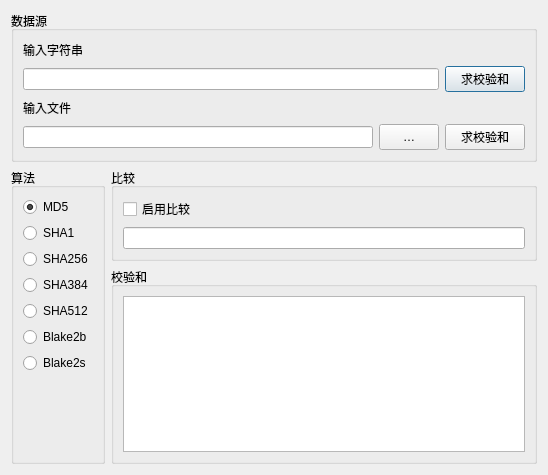
<?xml version="1.0" encoding="UTF-8"?>
<ui version="4.0">
 <class>ChecksumDialog</class>
 <widget class="QDialog" name="ChecksumDialog">
  <property name="geometry">
   <rect>
    <x>0</x>
    <y>0</y>
    <width>537</width>
    <height>475</height>
   </rect>
  </property>
  <property name="windowTitle">
   <string>校验和计算器Ver1.0</string>
  </property>
  <layout class="QVBoxLayout" name="verticalLayout_7">
   <item>
    <widget class="QGroupBox" name="groupBox">
     <property name="title">
      <string>数据源</string>
     </property>
     <layout class="QVBoxLayout" name="verticalLayout">
      <item>
       <layout class="QHBoxLayout" name="horizontalLayout_2">
        <item>
         <widget class="QLabel" name="label">
          <property name="text">
           <string>输入字符串</string>
          </property>
         </widget>
        </item>
        <item>
         <spacer name="horizontalSpacer">
          <property name="orientation">
           <enum>Qt::Horizontal</enum>
          </property>
          <property name="sizeHint" stdset="0">
           <size>
            <width>40</width>
            <height>20</height>
           </size>
          </property>
         </spacer>
        </item>
       </layout>
      </item>
      <item>
       <layout class="QHBoxLayout" name="horizontalLayout">
        <item>
         <widget class="QLineEdit" name="m_leString"/>
        </item>
        <item>
         <widget class="QPushButton" name="m_pbGenerateString">
          <property name="text">
           <string>求校验和</string>
          </property>
         </widget>
        </item>
       </layout>
      </item>
      <item>
       <layout class="QHBoxLayout" name="horizontalLayout_3">
        <item>
         <widget class="QLabel" name="label_2">
          <property name="text">
           <string>输入文件</string>
          </property>
         </widget>
        </item>
        <item>
         <spacer name="horizontalSpacer_2">
          <property name="orientation">
           <enum>Qt::Horizontal</enum>
          </property>
          <property name="sizeHint" stdset="0">
           <size>
            <width>40</width>
            <height>20</height>
           </size>
          </property>
         </spacer>
        </item>
       </layout>
      </item>
      <item>
       <layout class="QHBoxLayout" name="horizontalLayout_4">
        <item>
         <widget class="QLineEdit" name="m_leFile">
          <property name="sizePolicy">
           <sizepolicy hsizetype="Expanding" vsizetype="Fixed">
            <horstretch>0</horstretch>
            <verstretch>0</verstretch>
           </sizepolicy>
          </property>
          <property name="minimumSize">
           <size>
            <width>350</width>
            <height>0</height>
           </size>
          </property>
         </widget>
        </item>
        <item>
         <widget class="QPushButton" name="m_pbOpenFile">
          <property name="sizePolicy">
           <sizepolicy hsizetype="Fixed" vsizetype="Preferred">
            <horstretch>0</horstretch>
            <verstretch>0</verstretch>
           </sizepolicy>
          </property>
          <property name="maximumSize">
           <size>
            <width>60</width>
            <height>16777215</height>
           </size>
          </property>
          <property name="text">
           <string>…</string>
          </property>
         </widget>
        </item>
        <item>
         <widget class="QPushButton" name="m_pbGenerateFile">
          <property name="text">
           <string>求校验和</string>
          </property>
         </widget>
        </item>
       </layout>
      </item>
     </layout>
    </widget>
   </item>
   <item>
    <layout class="QHBoxLayout" name="horizontalLayout_5">
     <item>
      <layout class="QVBoxLayout" name="verticalLayout_5">
       <item>
        <widget class="QGroupBox" name="groupBox_2">
         <property name="title">
          <string>算法</string>
         </property>
         <layout class="QVBoxLayout" name="verticalLayout_2">
          <item>
           <widget class="QRadioButton" name="m_rbMD5">
            <property name="text">
             <string>MD5</string>
            </property>
            <property name="checked">
             <bool>true</bool>
            </property>
           </widget>
          </item>
          <item>
           <widget class="QRadioButton" name="m_rbSHA1">
            <property name="text">
             <string>SHA1</string>
            </property>
           </widget>
          </item>
          <item>
           <widget class="QRadioButton" name="m_rbSHA256">
            <property name="text">
             <string>SHA256</string>
            </property>
           </widget>
          </item>
          <item>
           <widget class="QRadioButton" name="m_rbSHA384">
            <property name="text">
             <string>SHA384</string>
            </property>
           </widget>
          </item>
          <item>
           <widget class="QRadioButton" name="m_rbSHA512">
            <property name="text">
             <string>SHA512</string>
            </property>
           </widget>
          </item>
          <item>
           <widget class="QRadioButton" name="m_rbBlake2b">
            <property name="text">
             <string>Blake2b</string>
            </property>
           </widget>
          </item>
          <item>
           <widget class="QRadioButton" name="m_rbBlake2s">
            <property name="text">
             <string>Blake2s</string>
            </property>
           </widget>
          </item>
          <item>
           <spacer name="verticalSpacer">
            <property name="orientation">
             <enum>Qt::Vertical</enum>
            </property>
            <property name="sizeHint" stdset="0">
             <size>
              <width>20</width>
              <height>40</height>
             </size>
            </property>
           </spacer>
          </item>
         </layout>
        </widget>
       </item>
      </layout>
     </item>
     <item>
      <layout class="QVBoxLayout" name="verticalLayout_6">
       <item>
        <widget class="QGroupBox" name="groupBox_3">
         <property name="title">
          <string>比较</string>
         </property>
         <layout class="QVBoxLayout" name="verticalLayout_4">
          <item>
           <widget class="QCheckBox" name="m_cbEnableCompare">
            <property name="text">
             <string>启用比较</string>
            </property>
           </widget>
          </item>
          <item>
           <widget class="QLineEdit" name="m_leCompare"/>
          </item>
         </layout>
        </widget>
       </item>
       <item>
        <widget class="QGroupBox" name="groupBox_4">
         <property name="title">
          <string>校验和</string>
         </property>
         <layout class="QVBoxLayout" name="verticalLayout_3">
          <item>
           <widget class="QTextEdit" name="m_teChecksum"/>
          </item>
         </layout>
        </widget>
       </item>
      </layout>
     </item>
    </layout>
   </item>
  </layout>
 </widget>
 <resources/>
 <connections/>
</ui>
